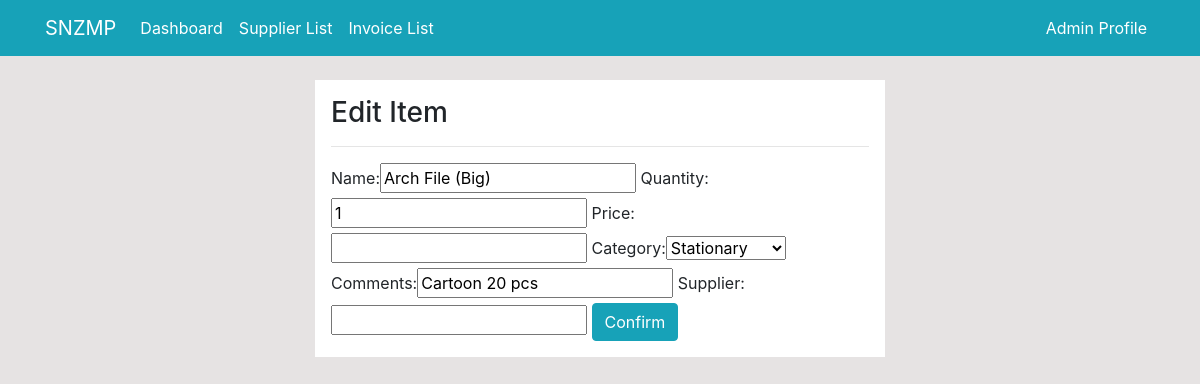
/products/edit/41/ (signed in), run on the app's committed database.
### dashboard/models.py (models this page shows, shortened)
class Product(models.Model):
    name = models.CharField(max_length=100, null=True)
    quantity = models.PositiveIntegerField(null=True)
    price = models.DecimalField(max_digits=10, decimal_places=2, null=True)
    category = models.CharField(max_length=50, choices=CATEGORY, null=True)
    comments = models.CharField(max_length=100, null=True)
    Supplier = models.CharField(max_length=100, null=True)

### dashboard/decorators.py (the view)
        def wrapper(request, *args, **kwargs):
            group = None
            if request.user.groups.exists():
                group = request.user.groups.all()[0].name
            if group in allowed_roles:
                return view_func(request, *args, **kwargs)
            else:
                return HttpResponse('You are not authorized to view this page')

### dashboard/forms.py
class ProductForm(forms.ModelForm):
    class Meta:
        model = Product
        fields = '__all__'

### dashboard/views.py (called while the page is built)
@login_required(login_url='user-login')
@allowed_users(allowed_roles=['Admin'])
def product_edit(request, pk):
    item = Product.objects.get(id=pk)
    if request.method == 'POST':
        form = ProductForm(request.POST, instance=item)
        if form.is_valid():
            form.save()
            return redirect('dashboard-products')
    else:
        form = ProductForm(instance=item)
    context = {
        'form': form,
    }
    return render(request, 'dashboard/products_edit.html', context)

### templates/dashboard/products_edit.html (shortened to what this page needs)
{% extends 'partials/base.html' %}
{% load crispy_forms_tags %}
{% block content %}
<div class="row my-4">
    <div class="col-md-6 offset-md-3 p-3 bg-white">
        <h3>Edit Item</h3>
        <hr>
        <form>
            {{ form }}
            <input class="btn btn-info" type="submit" value="Confirm">
        </form>
    </div>
</div>
{% endblock %}

### templates/partials/nav.html (shortened to what this page needs)
<nav class="navbar navbar-expand-lg navbar-info bg-info">
    <div class="container">
        {% if user.is_authenticated %}
        <a class="navbar-brand text-white" href="{% url 'dashboard-index' %}">SNZMP</a>
        <div class="collapse navbar-collapse" id="navbarSupportedContent">
            <ul class="navbar-nav mr-auto">
                <li class="nav-item active">
                    <a class="nav-link text-white" href="{% url 'dashboard-index' %}">Dashboard </a>
                </li>
                <li class="nav-item active">
                    <a class="nav-link text-white" href="{% url 'Supplie_list' %}">Supplier List</a>
                </li>
                <li class="nav-item active">
                    <a class="nav-link text-white" href="{% url 'invoice_list' %}">Invoice List</a>
                </li>
            </ul>
            <ul class="navbar-nav ml-auto">
                <li class="nav-item active">
                    <a class="nav-link text-white" href="{% url 'user-profile' %}">{{ user.username }} Profile
                        <span class="sr-only">(current)</span></a>
                </li>
            </ul>
            {% endif %}
        </div>
    </div>
</nav>

### static/style.css (style rules this page uses)
body { background: rgb(230, 227, 227); }

### data on the page
Product: name "Arch File (Big)", quantity "1", category "Stationary", comments "Cartoon 20 pcs"

### other printed values
{{ user.username }} "Admin"
